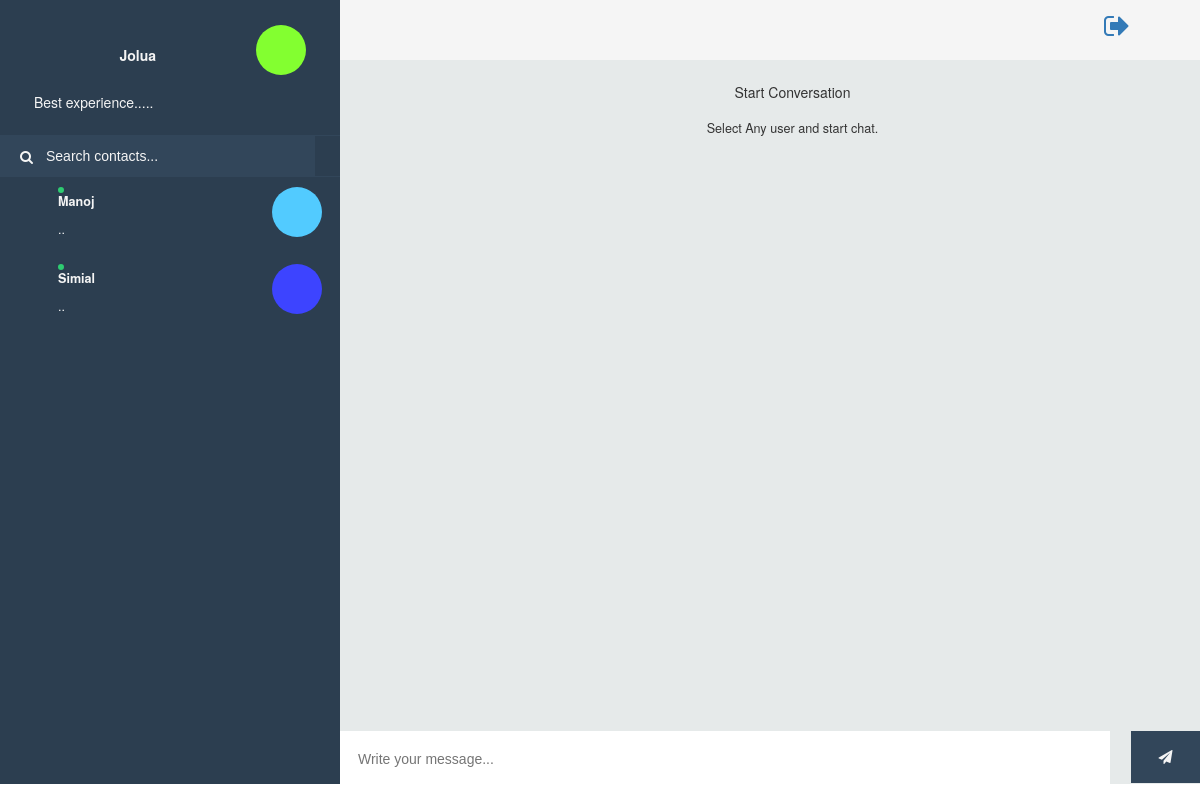
/chat-box/conversations (signed in), run on an earlier commit of the app's database.
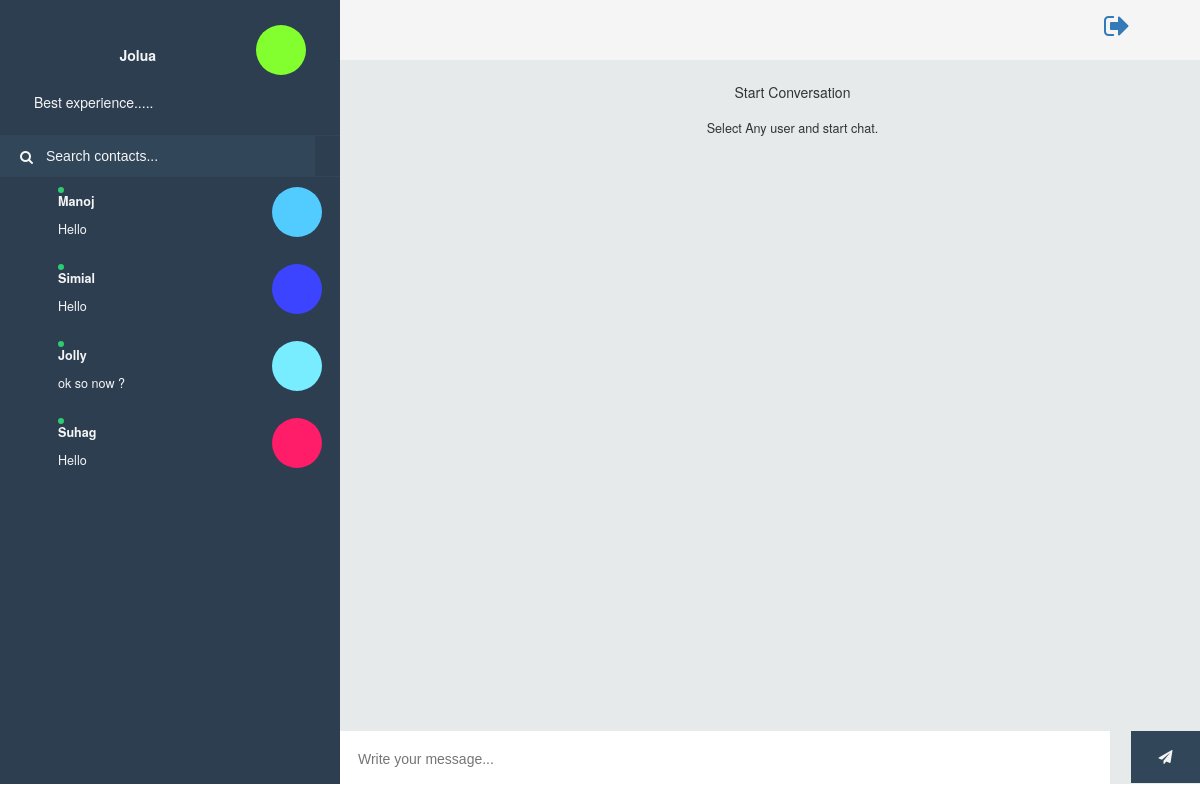
And on a later commit of the database.
### session_user/models.py (models this page shows, shortened)
class ChatUser(AbstractUser):
	class Meta:
		verbose_name = 'Chat Box User'
		verbose_name_plural = 'Chat Box Users'
	mobile = models.CharField(verbose_name='Mobile Number', max_length=20, null=False, blank=False, unique=True)
	color_code = ColorField(verbose_name='User Color Code', blank=True, null=True)
	date_of_birth = models.DateField(verbose_name='Date Of Birth', null=True)
	def get_lastmessage(self):
		from chatbox.models import ChatMessage
		from django.db.models import Q
		queryset = ChatMessage.objects.filter(Q(sender= self)|Q(receiver= self))
		if queryset.exists():
			return queryset.last().message
		else:
			return '..'

### chatbox/models.py (models this page shows, shortened)
class ChatMessage(models.Model):
	class Meta:
		verbose_name = 'Chat Box Message'
		verbose_name_plural = 'Chat Box Messages'
	sender = models.ForeignKey(ChatUser, on_delete=models.CASCADE, related_name="message_sender")
	receiver = models.ForeignKey(ChatUser, on_delete=models.CASCADE, related_name="message_receiver")
	message = models.TextField(blank=True, null=True)
	created_at = models.DateTimeField(auto_now=True)
	seen = models.BooleanField(default=False)

### chatbox/views.py (the view)
class ChatBoxList(LoginRequiredMixin, ListView):
    template_name = 'chat-list.html'
    model = ChatUser
    def get_context_data(self, **kwargs):
        context = super(ChatBoxList, self).get_context_data(**kwargs)
        context['list_user'] = ChatUser.objects.filter(is_staff=False).exclude(id=self.request.user.id)
        return context

### chatbox/templates/chat-list.html (shortened to what this page needs)
{% extends 'chat-box-base.html' %}
{% load staticfiles %}
{% block content %}
<div id="frame">
  <div id="sidepanel">
    <div id="profile">
      <div class="wrap">
        <span class="icon-circle" style="background-color: {{request.user.color_code}};"></span>
        <p> <b>{{request.user.username | title}}</b></p>
      </div>
      <p class="preview"><h5>Best experience.....</h5></p>
    </div>
    <div id="search">
      <label for=""><i class="fa fa-search" aria-hidden="true"></i></label>
      <input type="text" placeholder="Search contacts..." class="search-contact" />
    </div>
    <div id="contacts">
      <ul>
      {% for user in list_user %}
        <li class="contact">
          <div class="wrap" contact-id="{{user.id}}">
            <span class="contact-status online"></span>
            {% if user.color_code %}
            <div class="icon-circle" style="background-color: {{user.color_code}};"></div>
            {% else %}
              <div class="icon-circle" style="background-color: #123;"></div>
            {% endif %}
            <div class="meta">
              <p class="name">{{user.username | title }}</p>
              <p class="preview">{{user.get_lastmessage}}</p>
            </div>
          </div>
        </li>
      {% endfor %}
      </ul>
    </div>
  </div>
  <div class="content">
    <div class="contact-profile">
        <span class="icon-circle"></span>
        <div class="social-media"><a href="{% url 'logout' %}">
        <i class="fa fa-sign-out fa-2x" aria-hidden="true"></i></a>
      </div>
    </div>
    <div class="messages">
      <ul>
        <li class="text-center">
          <div class="card">
          <div class="card-body">
            <h5 class="card-title">Start Conversation</h5>
            <p class="card-text">Select Any user and start chat.</p>
          </div>
        </div>
        </li>
      </ul>
    </div>
    <div class="message-input">
      <div class="wrap">
      <input type="text" placeholder="Write your message..." id="message_box" name="message" readonly="" />
      <button class="button" id="send_message"><i class="fa fa-paper-plane" aria-hidden="true"></i></button>
      </div>
    </div>
  </div>
</div>
{% endblock %}

### templates/chat-box-base.html (shortened to what this page needs)
<!doctype html>
<html>
<head>
{% load staticfiles %}
<link rel="stylesheet" href="{% static 'css/bootstrap.min.css' %}" rel="stylesheet">
<link rel="stylesheet" href="{% static 'css/font-awesome.min.css' %}" rel="stylesheet">
<link rel="stylesheet" href="{% static 'css/chat-box.css' %}" rel="stylesheet">
</head>
<body class="sticky-header">
{% block content %}{% endblock %}
</body>
</html>

### staticfiles/static/css/chat-box.css (style rules this page uses)
#frame { width: 100%; height: 98vh; min-height: 300px; max-height: 800px; background: #E6EAEA; }
#frame #sidepanel { float: left; min-width: 280px; max-width: 340px; width: 40%; height: 100%; background: #2c3e50; color: #f5f5f5; overflow: hidden; position: relative; }
#frame #sidepanel #profile { width: 80%; margin: 25px auto; }
#frame #sidepanel #profile .wrap { height: 60px; line-height: 60px; overflow: hidden; -moz-transition: 0.3s height ease; -o-transition: 0.3s height ease; -webkit-transition: 0.3s height ease; transition: 0.3s height ease; }
#frame #sidepanel #profile .wrap p { float: right; margin-right: 100px; }
#frame #sidepanel #search { border-top: 1px solid #32465a; border-bottom: 1px solid #32465a; font-weight: 300; }
#frame #sidepanel #search label { position: absolute; margin: 10px 0 0 20px; }
#frame #sidepanel #search input { font-family: "proxima-nova", "Source Sans Pro", sans-serif; padding: 10px 0 10px 46px; width: calc(100% - 25px); border: none; background: #32465a; color: #f5f5f5; }
#frame #sidepanel #contacts { height: calc(100% - 177px); overflow-y: scroll; overflow-x: hidden; }
#frame #sidepanel #contacts ul li.contact { position: relative; padding: 10px 0 15px 0; font-size: 0.9em; cursor: pointer; list-style: none; }
#frame #sidepanel #contacts ul li.contact .wrap { width: 88%; margin: 0 auto; position: relative; }
#frame #sidepanel #contacts ul li.contact .wrap span { position: absolute; left: 0; margin: -2px 0 0 -2px; width: 10px; height: 10px; border-radius: 50%; border: 2px solid #2c3e50; background: #95a5a6; }
#frame #sidepanel #contacts ul li.contact .wrap span.online { background: #2ecc71; }
#frame #sidepanel #contacts ul li.contact .wrap .meta { padding: 5px 0 0 0; }
#frame #sidepanel #contacts ul li.contact .wrap .meta .name { font-weight: 600; }
#frame #sidepanel #contacts ul li.contact .wrap .meta .preview { margin: 5px 0 0 0; padding: 0 0 1px; font-weight: 400; white-space: nowrap; overflow: hidden; text-overflow: ellipsis; -moz-transition: 1s all ease; -o-transition: 1s all ease; -webkit-transition: 1s all ease; transition: 1s all ease; }
#frame .content { float: right; width: 60%; height: 100%; overflow: hidden; position: relative; }
@media screen and (min-width: 900px) { #frame .content { width: calc(100% - 340px); } }
#frame .content .contact-profile { width: 100%; height: 60px; line-height: 60px; background: #f5f5f5; }
#frame .content .contact-profile .social-media { float: right; }
#frame .content .contact-profile .social-media i { margin-left: 14px; cursor: pointer; }
#frame .content .contact-profile .social-media i:nth-last-child(1) { margin-right: 20px; }
#frame .content .messages { height: auto; min-height: calc(100% - 93px); max-height: calc(100% - 93px); overflow-y: scroll; overflow-x: hidden; width: 100%; }
#frame .content .messages ul li { display: inline-block; clear: both; float: left; margin: 15px 15px 5px 15px; width: calc(100% - 25px); font-size: 0.9em; }
#frame .content .messages ul li:nth-last-child(1) { margin-bottom: 20px; }
#frame .content .messages ul li p { display: inline-block; padding: 10px 15px; border-radius: 20px; max-width: 205px; line-height: 130%; }
@media screen and (min-width: 735px) { #frame .content .messages ul li p { max-width: 300px; } }
#frame .content .message-input { position: absolute; bottom: 0; width: 100%; z-index: 99; }
#frame .content .message-input .wrap { position: relative; }
#frame .content .message-input .wrap input { font-family: "proxima-nova", "Source Sans Pro", sans-serif; float: left; border: none; width: calc(100% - 90px); padding: 18px 26px 15px 18px; font-size: 1em; color: #32465a; }
#frame .content .message-input .wrap button { float: right; border: none; width: 8%; padding: 15px 3px 17px 3px; cursor: pointer; background: #32465a; color: #f5f5f5; }
.icon-circle { height: 50px; width: 50px; border-radius: 50%; display: inline-block; float: right; }

What changed in the data, as far as the page shows it:
changed ChatUser "Manoj": get_lastmessage ".." → "Hello"
computed for ChatUser "Simial": get_lastmessage ".." → "Hello"
added ChatUser: username "Jolly", get_lastmessage "ok so now ?"
added ChatUser: username "Suhag", get_lastmessage "Hello"
